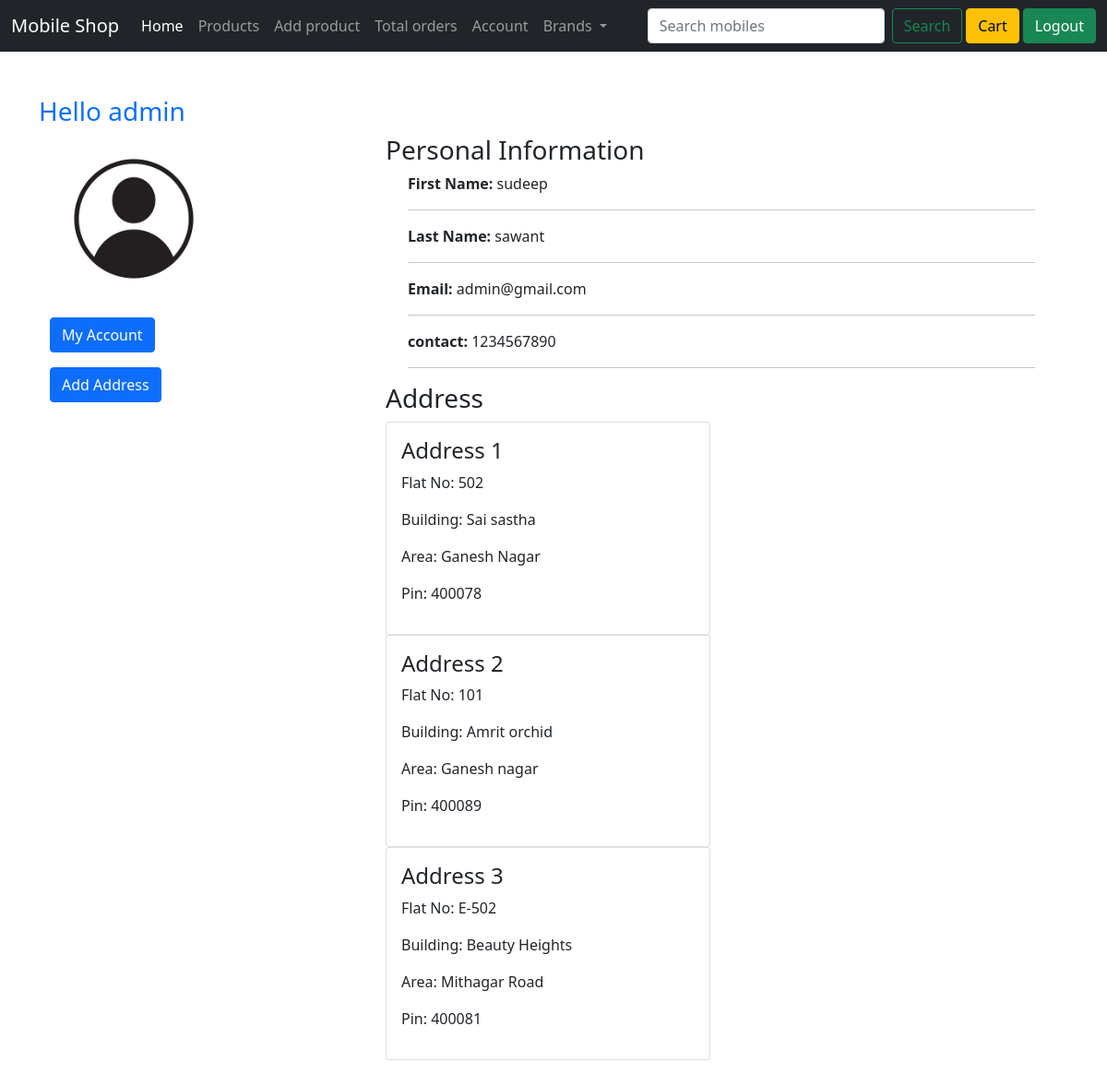
Screenshot of /account/0/ (signed in) with the database file from the repository.
### home/models.py (models this page shows)
class User(AbstractBaseUser, PermissionsMixin):
    id = models.AutoField(primary_key=True)
    email = models.EmailField(_('email address'), unique=True, max_length=150)
    user_name = models.CharField(max_length=15, unique=True)
    first_name = models.CharField(max_length=150, null=False, blank=False)
    last_name = models.CharField(max_length=150, null=True, blank=True)
    joinedOn = models.DateTimeField(default=timezone.now)
    contact = models.CharField(max_length=10, unique=True)
    is_staff = models.BooleanField(default=False)
    is_active = models.BooleanField(default=True)
    objects = CustomAccountManager()
    USERNAME_FIELD = 'email'
    REQUIRED_FIELDS = ['user_name', 'first_name']
    def __str__(self):
        return self.user_name

### customer/models.py (models this page shows, shortened)
class Address(models.Model):
    id = models.AutoField(primary_key=True)
    user = models.ForeignKey(User, on_delete=models.CASCADE)
    flat_no = models.CharField(max_length=50, blank=True, null=True)
    building = models.CharField(max_length=100, blank=True, null=True)
    area = models.CharField(max_length=100, blank=True, null=True)
    city = models.CharField(max_length=100, blank=True, null=True)
    pin = models.IntegerField(blank=True,null=True)

### customer/views.py (the view)
# urls.py: path('account/<int:id>/', views.account, name='account'),
def account(request, **kwargs):
    user = request.user
    address = Address.objects.filter(user=user)
    context = {
        'id': kwargs['id'],
        'address': address,
    }
    return render(request, 'customer/account.html', context)

### customer/templates/customer/account.html (shortened to what this page needs)
{% extends 'home/layout.html' %}
{% load static %}
{% block content %}
<div class="container my-5">
 <div class="row">
  <h3 class="text-primary">Hello {{user}}</h3>
  <section class="p-1 p-lg-0 text-center text-sm-start">
    <div class="container">
        <div class="d-sm-flex justify-content-between">
            <div class="align-items-center">
               <div class="myprofile">
                 <img src="{% static 'assets\images\profile.jpg' %}" class="w-50" alt="myimage">
               </div>
               <div class="mt-3">
                <a href="{% url 'account' id %}" class="btn btn-primary ">My Account</a>
              </div>
              <div class="mt-3">
                <a href="{% url 'address' id %}" class="btn btn-primary ">Add Address</a>
              </div>
            </div>
            <div class="col-md-8">
              <h3>Personal Information</h3>
                <div class="center container">
                  <div><b>First Name: </b> {{user.first_name}}</div><hr>
                  <div><b>Last Name: </b> {{user.last_name}}</div><hr>
                  <div><b>Email: </b> {{user.email}}</div><hr>
                  <div><b>contact: </b> {{user.contact}}</div><hr>
                </div>
                <h3 class="my-2">Address</h3>
                <div class="row">
                  <div class="col-sm-6">
                  {% for ad in address %}
                  <div class="card">
                      <div class="card-body">
                       <h4>Address {{forloop.counter}}</h4>
                       <p>Flat No: {{ad.flat_no}}</p>
                       <p>Building: {{ad.building}}</p>
                       <p>Area: {{ad.area}}</p>
                       <p>Pin: {{ad.pin}}</p>
                      </div>
                     </div>
                  {% empty %}
                     <i>No address added!</i>
                  {% endfor %}
                  </div>
                 </div>
            </div>
          </div>
    </div>
</section>
 </div>
</div>
{% endblock content %}

### rows the page displays
User: user_name "admin", first_name "sudeep", last_name "sawant", email "admin@gmail.com", contact "1234567890"
Address: flat_no "502", building "Sai sastha", area "Ganesh Nagar", pin "400078"
Address: flat_no "101", building "Amrit orchid", area "Ganesh nagar", pin "400089"
Address: flat_no "E-502", building "Beauty Heights", area "Mithagar Road", pin "400081"
